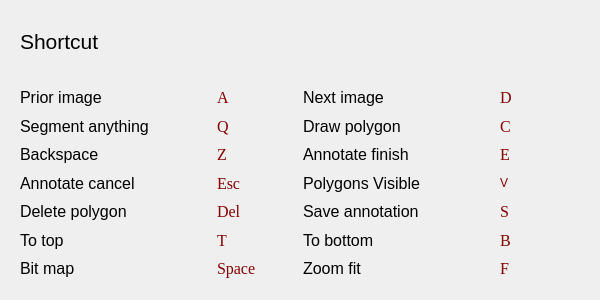
<?xml version="1.0" encoding="UTF-8"?>
<ui version="4.0">
 <class>Dialog</class>
 <widget class="QDialog" name="Dialog">
  <property name="geometry">
   <rect>
    <x>0</x>
    <y>0</y>
    <width>600</width>
    <height>300</height>
   </rect>
  </property>
  <property name="sizePolicy">
   <sizepolicy hsizetype="Preferred" vsizetype="Expanding">
    <horstretch>0</horstretch>
    <verstretch>0</verstretch>
   </sizepolicy>
  </property>
  <property name="minimumSize">
   <size>
    <width>600</width>
    <height>300</height>
   </size>
  </property>
  <property name="maximumSize">
   <size>
    <width>600</width>
    <height>300</height>
   </size>
  </property>
  <property name="font">
   <font>
    <kerning>true</kerning>
   </font>
  </property>
  <property name="windowTitle">
   <string>help</string>
  </property>
  <layout class="QVBoxLayout" name="verticalLayout">
   <item>
    <widget class="QWidget" name="widget" native="true">
     <property name="minimumSize">
      <size>
       <width>0</width>
       <height>60</height>
      </size>
     </property>
     <property name="maximumSize">
      <size>
       <width>16777215</width>
       <height>60</height>
      </size>
     </property>
     <layout class="QHBoxLayout" name="horizontalLayout">
      <item>
       <widget class="QLabel" name="label">
        <property name="font">
         <font>
          <family>Arial</family>
          <pointsize>16</pointsize>
          <weight>50</weight>
          <italic>false</italic>
          <bold>false</bold>
          <kerning>true</kerning>
         </font>
        </property>
        <property name="text">
         <string>Shortcut</string>
        </property>
        <property name="textFormat">
         <enum>Qt::AutoText</enum>
        </property>
       </widget>
      </item>
     </layout>
    </widget>
   </item>
   <item>
    <widget class="QWidget" name="widget_2" native="true">
     <property name="font">
      <font>
       <family>Arial</family>
       <pointsize>12</pointsize>
       <kerning>true</kerning>
      </font>
     </property>
     <layout class="QGridLayout" name="gridLayout">
      <item row="5" column="3">
       <widget class="QLabel" name="label_20">
        <property name="maximumSize">
         <size>
          <width>80</width>
          <height>16777215</height>
         </size>
        </property>
        <property name="font">
         <font>
          <family>Times New Roman</family>
          <pointsize>12</pointsize>
          <kerning>true</kerning>
         </font>
        </property>
        <property name="styleSheet">
         <string notr="true">color: rgb(133, 0, 0);</string>
        </property>
        <property name="text">
         <string>B</string>
        </property>
       </widget>
      </item>
      <item row="4" column="3">
       <widget class="QLabel" name="label_19">
        <property name="maximumSize">
         <size>
          <width>80</width>
          <height>16777215</height>
         </size>
        </property>
        <property name="font">
         <font>
          <family>Times New Roman</family>
          <pointsize>12</pointsize>
          <kerning>true</kerning>
         </font>
        </property>
        <property name="styleSheet">
         <string notr="true">color: rgb(133, 0, 0);</string>
        </property>
        <property name="text">
         <string>S</string>
        </property>
       </widget>
      </item>
      <item row="0" column="3">
       <widget class="QLabel" name="label_17">
        <property name="maximumSize">
         <size>
          <width>80</width>
          <height>16777215</height>
         </size>
        </property>
        <property name="font">
         <font>
          <family>Times New Roman</family>
          <pointsize>12</pointsize>
          <kerning>true</kerning>
         </font>
        </property>
        <property name="styleSheet">
         <string notr="true">color: rgb(133, 0, 0);</string>
        </property>
        <property name="text">
         <string>D</string>
        </property>
       </widget>
      </item>
      <item row="5" column="1">
       <widget class="QLabel" name="label_15">
        <property name="maximumSize">
         <size>
          <width>80</width>
          <height>16777215</height>
         </size>
        </property>
        <property name="font">
         <font>
          <family>Times New Roman</family>
          <pointsize>12</pointsize>
          <kerning>true</kerning>
         </font>
        </property>
        <property name="styleSheet">
         <string notr="true">color: rgb(133, 0, 0);</string>
        </property>
        <property name="text">
         <string>T</string>
        </property>
       </widget>
      </item>
      <item row="0" column="1">
       <widget class="QLabel" name="label_7">
        <property name="maximumSize">
         <size>
          <width>80</width>
          <height>16777215</height>
         </size>
        </property>
        <property name="font">
         <font>
          <family>Times New Roman</family>
          <pointsize>12</pointsize>
          <kerning>true</kerning>
         </font>
        </property>
        <property name="styleSheet">
         <string notr="true">color: rgb(133, 0, 0);</string>
        </property>
        <property name="text">
         <string>A</string>
        </property>
       </widget>
      </item>
      <item row="0" column="0">
       <widget class="QLabel" name="label_2">
        <property name="font">
         <font>
          <family>Arial</family>
          <pointsize>12</pointsize>
          <kerning>true</kerning>
         </font>
        </property>
        <property name="text">
         <string>Prior image</string>
        </property>
       </widget>
      </item>
      <item row="4" column="2">
       <widget class="QLabel" name="label_10">
        <property name="font">
         <font>
          <family>Arial</family>
          <pointsize>12</pointsize>
          <kerning>true</kerning>
         </font>
        </property>
        <property name="text">
         <string>Save annotation</string>
        </property>
       </widget>
      </item>
      <item row="1" column="3">
       <widget class="QLabel" name="label_18">
        <property name="maximumSize">
         <size>
          <width>80</width>
          <height>16777215</height>
         </size>
        </property>
        <property name="font">
         <font>
          <family>Times New Roman</family>
          <pointsize>12</pointsize>
          <kerning>true</kerning>
         </font>
        </property>
        <property name="styleSheet">
         <string notr="true">color: rgb(133, 0, 0);</string>
        </property>
        <property name="text">
         <string>C</string>
        </property>
       </widget>
      </item>
      <item row="1" column="2">
       <widget class="QLabel" name="label_5">
        <property name="font">
         <font>
          <family>Arial</family>
          <pointsize>12</pointsize>
          <kerning>true</kerning>
         </font>
        </property>
        <property name="text">
         <string>Draw polygon</string>
        </property>
       </widget>
      </item>
      <item row="6" column="0">
       <widget class="QLabel" name="label_14">
        <property name="font">
         <font>
          <family>Arial</family>
          <pointsize>12</pointsize>
          <kerning>true</kerning>
         </font>
        </property>
        <property name="text">
         <string>Bit map</string>
        </property>
       </widget>
      </item>
      <item row="6" column="1">
       <widget class="QLabel" name="label_16">
        <property name="maximumSize">
         <size>
          <width>80</width>
          <height>16777215</height>
         </size>
        </property>
        <property name="font">
         <font>
          <family>Times New Roman</family>
          <pointsize>12</pointsize>
          <kerning>true</kerning>
         </font>
        </property>
        <property name="styleSheet">
         <string notr="true">color: rgb(133, 0, 0);</string>
        </property>
        <property name="text">
         <string>Space</string>
        </property>
       </widget>
      </item>
      <item row="6" column="2">
       <widget class="QLabel" name="label_11">
        <property name="font">
         <font>
          <family>Arial</family>
          <pointsize>12</pointsize>
          <kerning>true</kerning>
         </font>
        </property>
        <property name="text">
         <string>Zoom fit</string>
        </property>
       </widget>
      </item>
      <item row="6" column="3">
       <widget class="QLabel" name="label_21">
        <property name="maximumSize">
         <size>
          <width>80</width>
          <height>16777215</height>
         </size>
        </property>
        <property name="font">
         <font>
          <family>Times New Roman</family>
          <pointsize>12</pointsize>
          <kerning>true</kerning>
         </font>
        </property>
        <property name="styleSheet">
         <string notr="true">color: rgb(133, 0, 0);</string>
        </property>
        <property name="text">
         <string>F</string>
        </property>
       </widget>
      </item>
      <item row="1" column="0">
       <widget class="QLabel" name="label_4">
        <property name="font">
         <font>
          <family>Arial</family>
          <pointsize>12</pointsize>
          <kerning>true</kerning>
         </font>
        </property>
        <property name="text">
         <string>Segment anything</string>
        </property>
       </widget>
      </item>
      <item row="5" column="2">
       <widget class="QLabel" name="label_9">
        <property name="font">
         <font>
          <family>Arial</family>
          <pointsize>12</pointsize>
          <kerning>true</kerning>
         </font>
        </property>
        <property name="text">
         <string>To bottom</string>
        </property>
       </widget>
      </item>
      <item row="4" column="0">
       <widget class="QLabel" name="label_6">
        <property name="font">
         <font>
          <family>Arial</family>
          <pointsize>12</pointsize>
          <kerning>true</kerning>
         </font>
        </property>
        <property name="text">
         <string>Delete polygon</string>
        </property>
       </widget>
      </item>
      <item row="4" column="1">
       <widget class="QLabel" name="label_13">
        <property name="maximumSize">
         <size>
          <width>80</width>
          <height>16777215</height>
         </size>
        </property>
        <property name="font">
         <font>
          <family>Times New Roman</family>
          <pointsize>12</pointsize>
          <kerning>true</kerning>
         </font>
        </property>
        <property name="styleSheet">
         <string notr="true">color: rgb(133, 0, 0);</string>
        </property>
        <property name="text">
         <string>Del</string>
        </property>
       </widget>
      </item>
      <item row="1" column="1">
       <widget class="QLabel" name="label_12">
        <property name="maximumSize">
         <size>
          <width>80</width>
          <height>16777215</height>
         </size>
        </property>
        <property name="font">
         <font>
          <family>Times New Roman</family>
          <pointsize>12</pointsize>
          <kerning>true</kerning>
         </font>
        </property>
        <property name="styleSheet">
         <string notr="true">color: rgb(133, 0, 0);</string>
        </property>
        <property name="text">
         <string>Q</string>
        </property>
       </widget>
      </item>
      <item row="0" column="2">
       <widget class="QLabel" name="label_3">
        <property name="font">
         <font>
          <family>Arial</family>
          <pointsize>12</pointsize>
          <kerning>true</kerning>
         </font>
        </property>
        <property name="text">
         <string>Next image</string>
        </property>
       </widget>
      </item>
      <item row="2" column="0">
       <widget class="QLabel" name="label_22">
        <property name="font">
         <font>
          <family>Arial</family>
          <pointsize>12</pointsize>
          <kerning>true</kerning>
         </font>
        </property>
        <property name="text">
         <string>Backspace</string>
        </property>
       </widget>
      </item>
      <item row="2" column="1">
       <widget class="QLabel" name="label_23">
        <property name="font">
         <font>
          <family>Times New Roman</family>
          <pointsize>12</pointsize>
          <kerning>true</kerning>
         </font>
        </property>
        <property name="styleSheet">
         <string notr="true">color: rgb(133, 0, 0);</string>
        </property>
        <property name="text">
         <string>Z</string>
        </property>
       </widget>
      </item>
      <item row="2" column="3">
       <widget class="QLabel" name="label_25">
        <property name="font">
         <font>
          <family>Times New Roman</family>
          <pointsize>12</pointsize>
          <kerning>true</kerning>
         </font>
        </property>
        <property name="styleSheet">
         <string notr="true">color: rgb(133, 0, 0);</string>
        </property>
        <property name="text">
         <string>E</string>
        </property>
       </widget>
      </item>
      <item row="2" column="2">
       <widget class="QLabel" name="label_24">
        <property name="font">
         <font>
          <family>Arial</family>
          <pointsize>12</pointsize>
          <kerning>true</kerning>
         </font>
        </property>
        <property name="text">
         <string>Annotate finish</string>
        </property>
       </widget>
      </item>
      <item row="3" column="0">
       <widget class="QLabel" name="label_26">
        <property name="font">
         <font>
          <family>Arial</family>
          <pointsize>12</pointsize>
          <kerning>true</kerning>
         </font>
        </property>
        <property name="text">
         <string>Annotate cancel</string>
        </property>
       </widget>
      </item>
      <item row="3" column="1">
       <widget class="QLabel" name="label_27">
        <property name="font">
         <font>
          <family>Times New Roman</family>
          <pointsize>12</pointsize>
          <kerning>true</kerning>
         </font>
        </property>
        <property name="styleSheet">
         <string notr="true">color: rgb(133, 0, 0);</string>
        </property>
        <property name="text">
         <string>Esc</string>
        </property>
       </widget>
      </item>
      <item row="5" column="0">
       <widget class="QLabel" name="label_8">
        <property name="font">
         <font>
          <family>Arial</family>
          <pointsize>12</pointsize>
          <kerning>true</kerning>
         </font>
        </property>
        <property name="text">
         <string>To top</string>
        </property>
       </widget>
      </item>
      <item row="3" column="2">
       <widget class="QLabel" name="label_28">
        <property name="text">
         <string>Polygons Visible</string>
        </property>
       </widget>
      </item>
      <item row="3" column="3">
       <widget class="QLabel" name="label_29">
        <property name="font">
         <font>
          <family>Arial</family>
          <pointsize>9</pointsize>
          <kerning>true</kerning>
         </font>
        </property>
        <property name="styleSheet">
         <string notr="true">color: rgb(133, 0, 0);</string>
        </property>
        <property name="text">
         <string>V</string>
        </property>
       </widget>
      </item>
     </layout>
    </widget>
   </item>
  </layout>
 </widget>
 <resources>
  <include location="../icons.qrc"/>
 </resources>
 <connections/>
</ui>
